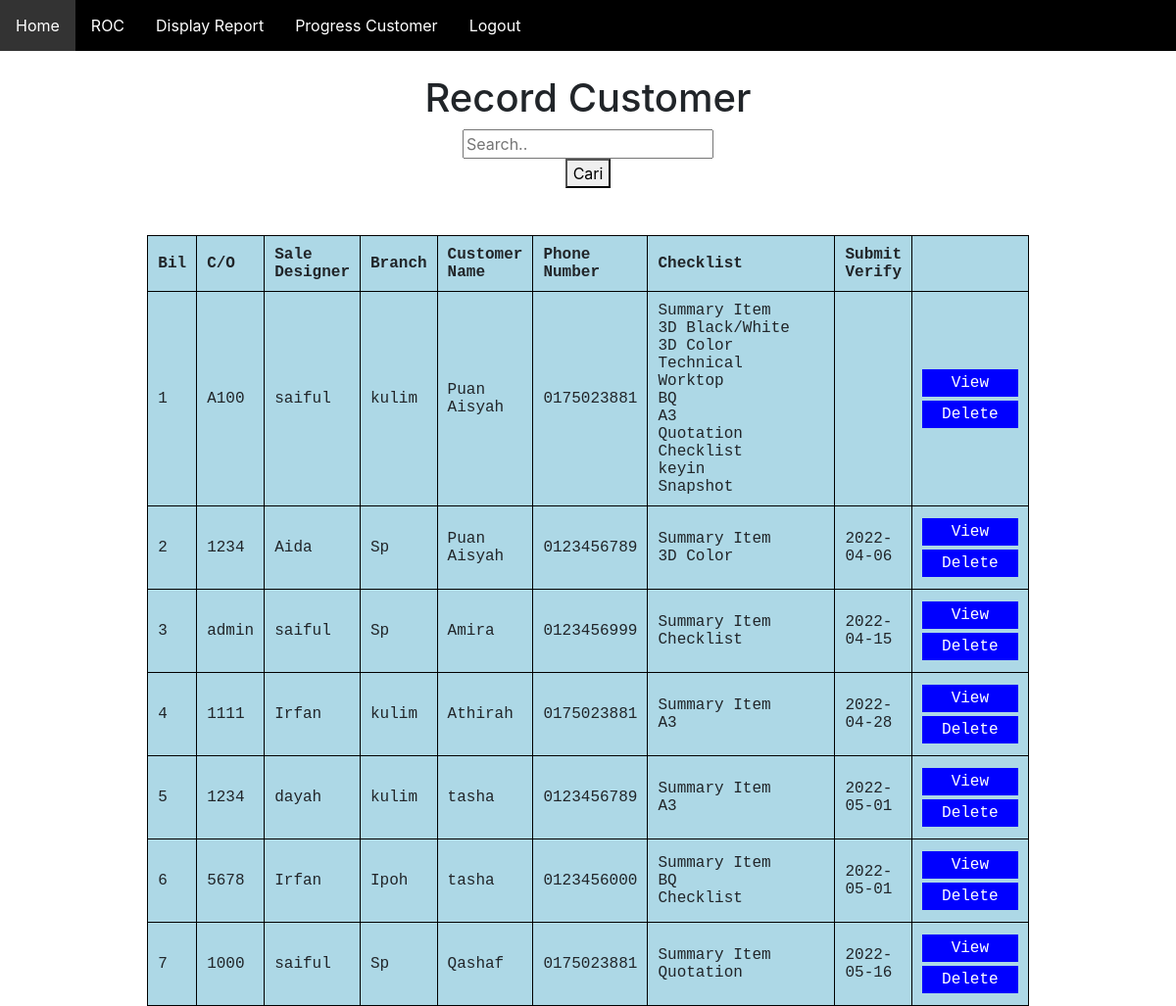
The page /ifkitchen/resultroc.php on the database its author committed.
### tables this page shows
CREATE TABLE `roc` (
  `id` int(10) NOT NULL,
  `empno` text NOT NULL,
  `sd` text NOT NULL,
  `branch` text NOT NULL,
  `name` text NOT NULL,
  `notel` text NOT NULL,
  `sverify` date DEFAULT NULL,
  `check` varchar(200) NOT NULL,
  `summary` varchar(50) NOT NULL,
  `bw` varchar(50) NOT NULL,
  `color` varchar(50) NOT NULL,
  `technical` varchar(50) NOT NULL,
  `worktop` varchar(50) NOT NULL,
  `bq` varchar(50) NOT NULL,
  `a3` varchar(50) NOT NULL,
  `quotation` varchar(50) NOT NULL,
  `checklist` varchar(50) NOT NULL,
  `keyin` varchar(50) NOT NULL,
  `snapshot` varchar(50) NOT NULL
);

### ifkitchen/resultroc.php (the view, shortened to what this page needs)
<?php
include('navbarroc.php');
?>
<!DOCTYPE html>
<html>
<head>
</head>
<body>
<center>
<h1>Record Customer</h1>
                <form method="post" action="" class="example" style="margin:auto;max-width: 300px">
                <input type="text" placeholder="Search.."name="carian">
                <button type="submit" value="Cari">Cari</button>
            </form>
            <?php
include("connection.php");
$carian="";
$page=0;
$limit=10000;
$offset=$page * $limit;
$sql="SELECT * FROM roc WHERE empno LIKE '%$carian%' OR name LIKE '%$carian%'
LIMIT $limit OFFSET $offset";
$result= mysqli_query($conn,$sql);
?>
</center>
<br><br>
<table id = "t01" border="1" cellpadding="5" align="center">
<tr>
     <th><b>Bil</b></th>
     <th><b>C/O</b></th>
     <th><b>Sale Designer</b></th>
     <th><b>Branch</b></th>
     <th><b>Customer Name</b></th>
     <th><b>Phone Number</b></th>
     <th><b>Checklist</b></th>
     <th><b>Submit Verify</b></th>
     <th><b></b></th>
</tr>
<?php
	$i= $page ;
	while ($rows=mysqli_fetch_array($result)){
		?>
		<tbody><tr>
			<td><?=++$i?></td>
			<td><?=$rows["empno"]?></td>
			<td><?=$rows['sd']?></td>
			<td><?=$rows['branch']?></td>
			<td><?=$rows['name']?></td>
			<td><?=$rows['notel']?></td>
            <td><div class="one">
             <?php if ($rows['summary'] != "") {
              echo $rows['summary'], '<br>';}?>
         <?php if ($rows['bw'] != "") {
             echo $rows['bw'], '<br>';}?>
         <?php if ($rows['color'] != "") {
             echo $rows['color'], '<br>';}?>
         <?php if ($rows['technical'] != "") {
             echo $rows['technical'], '<br>';}?>
         <?php if ($rows['worktop'] != "") {
             echo $rows['worktop'], '<br>';}?>
         <?php if ($rows['bq'] != "") {
             echo $rows['bq'], '<br>';}?>
         <?php if ($rows['a3'] != "") {
             echo $rows['a3'], '<br>';}?>
         <?php if ($rows['quotation'] != "") {
             echo $rows['quotation'], '<br>';}?>
         <?php if ($rows['checklist'] != "") {
             echo $rows['checklist'], '<br>';}?>
         <?php if ($rows['keyin'] != "") {
             echo $rows['keyin'], '<br>';}?>
         <?php if ($rows['snapshot'] != "") {
             echo $rows['snapshot'];}?>
    </div></td>
    <td><?=$rows['sverify']?></td>
            <td colspan="2" align="center">
                <input type="button" value=" View " onclick="window.location.href='viewroc.php?id=<?php echo $rows['id'];?>'"/>
				<a href="delete.php?id=<?php echo $rows['id'];?>" onclick=" return confirm ('Are you sure to delete this user?')"><input type="button" value="Delete"/>
                </a>
		  </td>
		</tr>
		<?php
    }
    ?>
    </table>
</body>
</html>

### ifkitchen/navbarroc.php (style rules this page uses)
html { font-family: Arial; display: inline-block; margin: 0px auto; text-align: left; }

### ifkitchen/resultroc.php (style rules this page uses)
table, th, td { border: 1px solid black; border-collapse: collapse; padding:5px; text-align: left, center; width: 50%; }
th { padding: 10px; text-align: left, center; font-family: "Lucida Console", "Courier New", monospace; }
td { padding: 10px; text-align: left, center; font-family: "Lucida Console", "Courier New", monospace; }
#t01 { width: 50%; background-color: lightblue; }
input[type=button] { background-color: blue; border: none; color: white; padding: 5px 20px; text-decoration: none; display: inline-block; cursor: pointer; margin: 2px auto; -webkit-transition-duration: 0.4s; transition-duration: 0.4s; font-family: "Lucida Console", "Courier New", monospace; }
div.one { width : 170px; }

### rows shown on the page
roc: empno "A100", sd "saiful", branch "kulim", name "Puan Aisyah", notel "0175023881", summary "Summary Item", bw "3D Black/White", color "3D Color", technical "Technical", worktop "Worktop", bq "BQ", a3 "A3", quotation "Quotation", checklist "Checklist", keyin "keyin", snapshot "Snapshot"
roc: empno "1234", sd "Aida", branch "Sp", name "Puan Aisyah", notel "0123456789", summary "Summary Item", color "3D Color", sverify "2022-04-06"
roc: empno "admin", sd "saiful", branch "Sp", name "Amira", notel "0123456999", summary "Summary Item", checklist "Checklist", sverify "2022-04-15"
roc: empno "1111", sd "Irfan", branch "kulim", name "Athirah", notel "0175023881", summary "Summary Item", a3 "A3", sverify "2022-04-28"
roc: empno "1234", sd "dayah", branch "kulim", name "tasha", notel "0123456789", summary "Summary Item", a3 "A3", sverify "2022-05-01"
roc: empno "5678", sd "Irfan", branch "Ipoh", name "tasha", notel "0123456000", summary "Summary Item", bq "BQ", checklist "Checklist", sverify "2022-05-01"
roc: empno "1000", sd "saiful", branch "Sp", name "Qashaf", notel "0175023881", summary "Summary Item", quotation "Quotation", sverify "2022-05-16"
